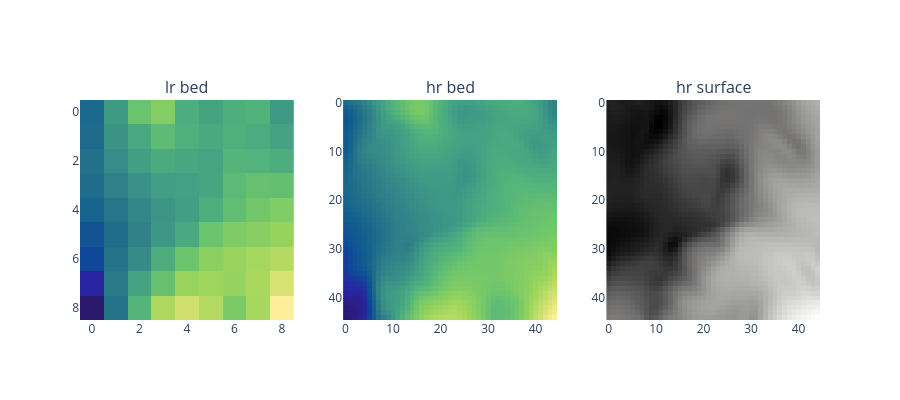

The code cell stored with this chart in its notebook:
### Code cell
fig = make_subplots(rows = 1, cols = 3,
                    subplot_titles = ("lr bed", "hr bed", "hr surface"))

fig.add_trace(go.Heatmap(z = lr_scene_bed_tensor.squeeze(), 
                           colorscale = 'haline'),
                           row = 1, col = 1)

fig.add_trace(go.Heatmap(z = hr_scene_bed_tensor.squeeze(), 
                           colorscale = 'haline'),
                           row = 1, col = 2)

fig.add_trace(go.Heatmap(z = hr_scene_sur_tensor.squeeze(), 
                           colorscale = 'gray'),
                           row = 1, col = 3)

fig.update_layout(autosize = False, height = 400, width = 900)
fig.update_layout(plot_bgcolor = 'rgba(0,0,0,0)')
# matrix style
fig.update_yaxes(autorange = "reversed")
fig.update_traces(showscale = False)
fig.show()

### Figure 1 — Plotly figure (JSON) as saved in the notebook; plotly's stock layout.template omitted (floating-point values rounded to 4 significant figures; data arrays with more than 128 entries replaced by an {"elided": "..."} marker saying what was removed)
{"data": [{"colorscale": [[0, "rgb(41, 24, 107)"], [0.09091, "rgb(42, 35, 160)"], [0.1818, "rgb(15, 71, 153)"], [0.2727, "rgb(18, 95, 142)"], [0.3636, "rgb(38, 116, 137)"], [0.4545, "rgb(53, 136, 136)"], [0.5455, "rgb(65, 157, 133)"], [0.6364, "rgb(81, 178, 124)"], [0.7273, "rgb(111, 198, 107)"], [0.8182, "rgb(160, 214, 91)"], [0.9091, "rgb(212, 225, 112)"], [1, "rgb(253, 238, 153)"]], "showscale": false, "type": "heatmap", "xaxis": "x", "yaxis": "y", "z": [[67.52, 182.7, 276.7, 305.7, 225.7, 203.4, 227.6, 237.5, 181.9], [70.72, 165.6, 213.2, 258.1, 232.9, 215.7, 231.4, 222.0, 201.7], [84.81, 148.5, 194.2, 220.2, 210.8, 204.9, 242.1, 238.1, 225.2], [77.23, 122.6, 160.9, 191.7, 194.7, 207.0, 254.5, 270.2, 267.3], [55.63, 96.18, 138.8, 171.6, 192.6, 226.6, 262.3, 288.3, 301.7], [21.91, 76.52, 126.7, 171.8, 217.4, 276.8, 300.5, 310.1, 322.4], [-0.4713, 90.47, 146.3, 224.8, 279.8, 312.9, 323.5, 336.5, 350.8], [-48.86, 106.9, 199.5, 270.6, 325.3, 330.9, 321.5, 342.2, 384.1], [-98.84, 91.51, 242.2, 343.4, 376.2, 349.7, 296.6, 338.8, 428.7]]}, {"colorscale": [[0, "rgb(41, 24, 107)"], [0.09091, "rgb(42, 35, 160)"], [0.1818, "rgb(15, 71, 153)"], [0.2727, "rgb(18, 95, 142)"], [0.3636, "rgb(38, 116, 137)"], [0.4545, "rgb(53, 136, 136)"], [0.5455, "rgb(65, 157, 133)"], [0.6364, "rgb(81, 178, 124)"], [0.7273, "rgb(111, 198, 107)"], [0.8182, "rgb(160, 214, 91)"], [0.9091, "rgb(212, 225, 112)"], [1, "rgb(253, 238, 153)"]], "showscale": false, "type": "heatmap", "xaxis": "x2", "yaxis": "y2", "z": {"elided": "45x45 float values"}}, {"colorscale": [[0, "rgb(0, 0, 0)"], [0.09091, "rgb(16, 16, 16)"], [0.1818, "rgb(38, 38, 38)"], [0.2727, "rgb(59, 59, 59)"], [0.3636, "rgb(81, 80, 80)"], [0.4545, "rgb(102, 101, 101)"], [0.5455, "rgb(124, 123, 122)"], [0.6364, "rgb(146, 146, 145)"], [0.7273, "rgb(171, 171, 170)"], [0.8182, "rgb(197, 197, 195)"], [0.9091, "rgb(224, 224, 223)"], [1, "rgb(254, 254, 253)"]], "showscale": false, "type": "heatmap", "xaxis": "x3", "yaxis": "y3", "z": {"elided": "45x45 float values"}}], "layout": {"annotations": [{"font": {"size": 16}, "showarrow": false, "text": "lr bed", "x": 0.1444, "xanchor": "center", "xref": "paper", "y": 1, "yanchor": "bottom", "yref": "paper"}, {"font": {"size": 16}, "showarrow": false, "text": "hr bed", "x": 0.5, "xanchor": "center", "xref": "paper", "y": 1, "yanchor": "bottom", "yref": "paper"}, {"font": {"size": 16}, "showarrow": false, "text": "hr surface", "x": 0.8556, "xanchor": "center", "xref": "paper", "y": 1, "yanchor": "bottom", "yref": "paper"}], "autosize": false, "height": 400, "plot_bgcolor": "rgba(0,0,0,0)", "width": 900, "xaxis": {"anchor": "y", "domain": [0, 0.2889]}, "xaxis2": {"anchor": "y2", "domain": [0.3556, 0.6444]}, "xaxis3": {"anchor": "y3", "domain": [0.7111, 1]}, "yaxis": {"anchor": "x", "autorange": "reversed", "domain": [0, 1]}, "yaxis2": {"anchor": "x2", "autorange": "reversed", "domain": [0, 1]}, "yaxis3": {"anchor": "x3", "autorange": "reversed", "domain": [0, 1]}}}
